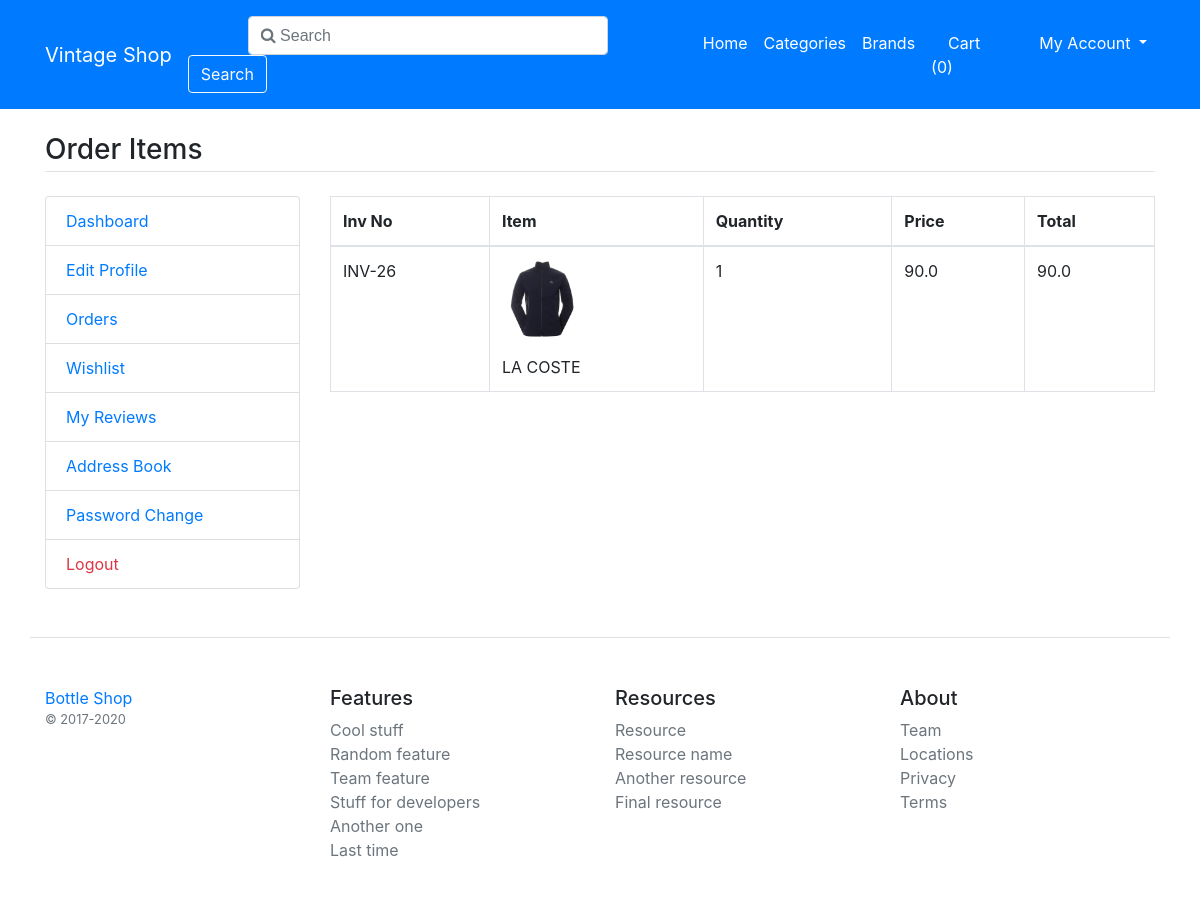
Page /my-order-items/26 on the committed database.
### main/models.py (models this page shows, shortened)
class CartOrderItems(models.Model):
    order       = models.ForeignKey(CartOrder, on_delete=models.CASCADE)
    invoice_no  = models.CharField(max_length=150)
    item        = models.CharField(max_length=150)
    image       = models.CharField(max_length=200)
    qty         = models.IntegerField()
    price       = models.FloatField()
    total       = models.FloatField()
    class Meta:
        verbose_name_plural= '09. Order Items'

### main/views.py (the view)
# urls.py: path('my-order-items/<int:id>', views.my_order_items, name='my_order_items'),
def my_order_items(request, id):
    order       = CartOrder.objects.get(pk=id)
    orderitems  = CartOrderItems.objects.filter(order=order).order_by('id')
    context = {
        'orderitems': orderitems,
    }
    return render(request, 'user/order-items.html', context)

### main/template_context.py (called while the page is built)
def get_filters(request):
    cats    = Product.objects.distinct().values('category__title', 'category__id')
    brands  = Product.objects.distinct().values('brand__title', 'brand__id')
    colors  = ProductAttribute.objects.distinct().values('color__title', 'color__id', 'color__color_code')
    sizes   = ProductAttribute.objects.distinct().values('size__title', 'size__id')
    minMaxPrice = ProductAttribute.objects.aggregate(Min('price'), Max('price'))
    data    =   {
                    'cats':cats,
                    'brands':brands,
                    'colors':colors,
                    'sizes':sizes,
                    'minMaxPrice': minMaxPrice,
                }
    return data

### main/templates/user/order-items.html
{% extends "base.html" %}
{% load static %}
{% block content %}
<main class="container my-4">
	<h3 class="my-4 border-bottom pb-1">Order Items</h3>
	<div class="row">
        <div class="col-md-3">
            {% include 'user/user-sidebar.html' %}
        </div>
        <div class="col-md-9">
            <div class="table-responsive">
                <table class="table-bordered table">
                    <thead>
                        <tr>
                            <th>Inv No</th>
                            <th>Item</th>
                            <th>Quantity</th>
                            <th>Price</th>
                            <th>Total</th>
                        </tr>
                    </thead>
                    <tbody>
                        {% for item in orderitems %}
                        <tr>
                            <td>{{item.invoice_no}}</a></td>
                            <td>
                                <p><img src="/media/{{item.image}}" width="80"></p>
                                {{item.item}}
                            </td>
                            <td>{{item.qty}}</td>
                            <td>{{item.price}}</td>
                            <td>{{item.total}}</td>
                        </tr>
                        {% endfor %}
                    </tbody>
                </table>
            </div>
        </div>
	</div>
</main>
{% endblock content %}

### rows in the picture
CartOrderItems: invoice_no "INV-26", image (picture), item "LA COSTE", qty "1", price "90.0", total "90.0"

### other values in the picture
{{ request.session.cartdata|length }} "0"
